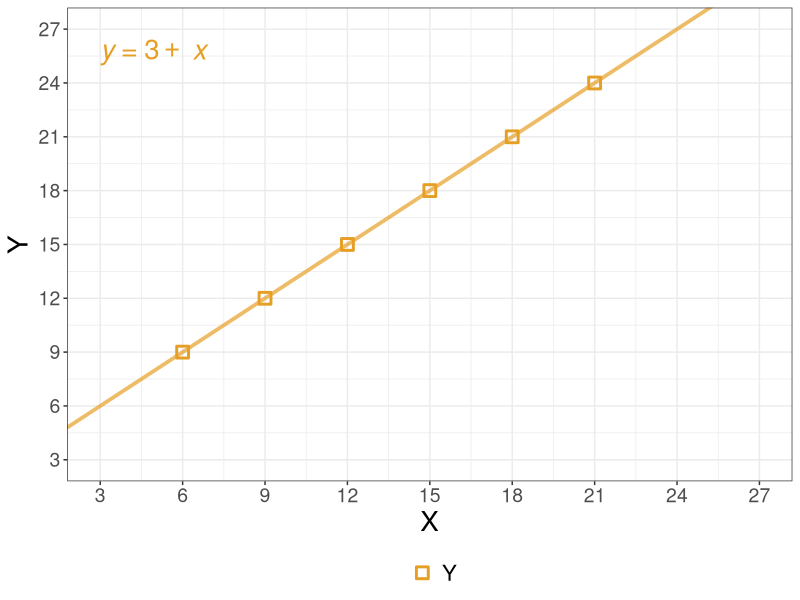
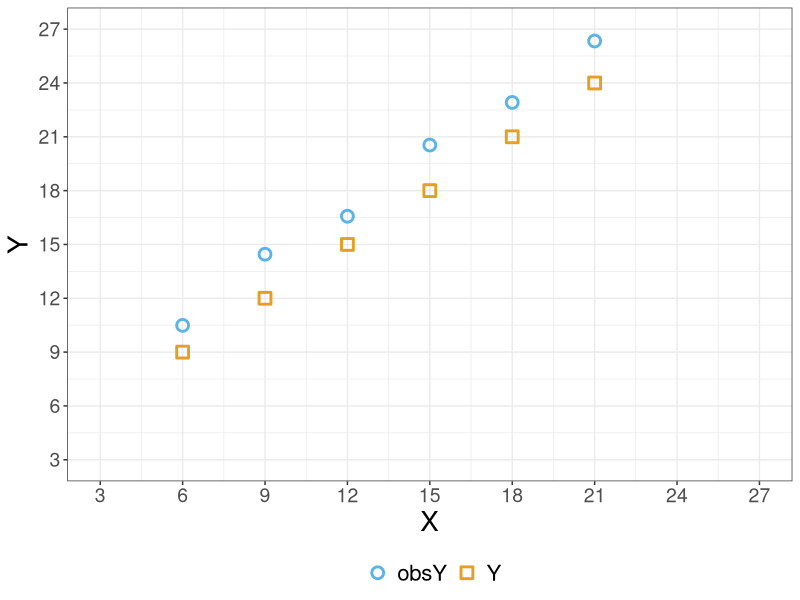
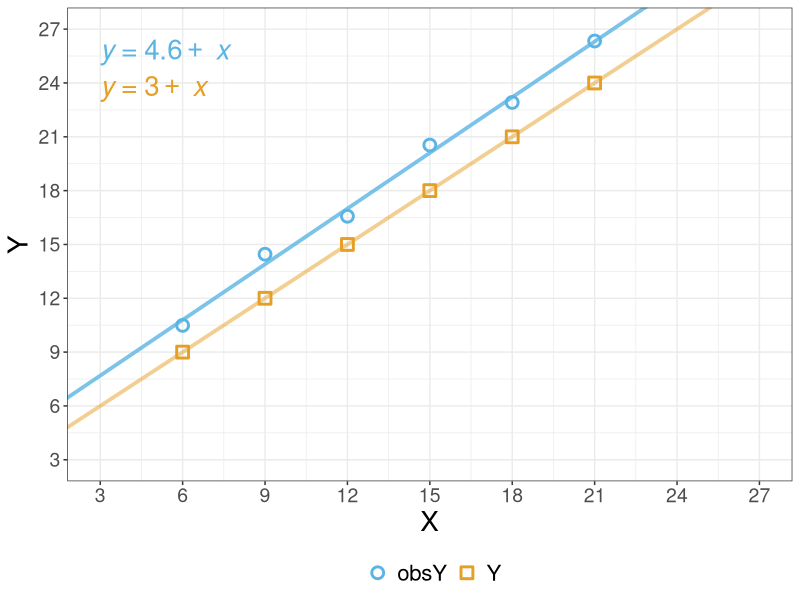
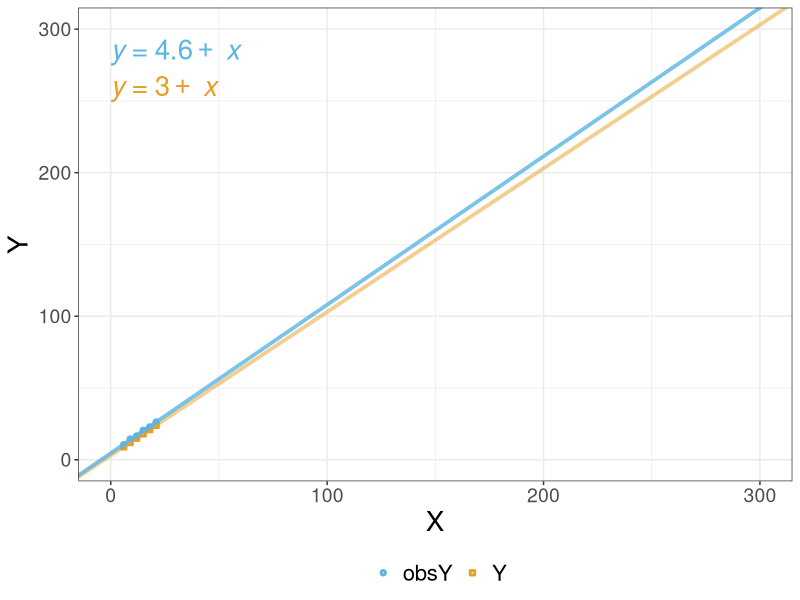

These charts were generated, in order, by the following R code:
## ---- chunk 1
#| output-location: fragment
#| echo: true
#| eval: true
#| code-fold: false
#| code-overflow: wrap

library(tidyverse)

df = tibble(X=as.integer(seq(6, 21, 3)),
		    Y=as.integer(seq(6+3, 21+3, 3)))
print(df)
## ---- chunk 2
#| output-location: fragment
#| echo: true
#| eval: true
#| code-fold: false
#| code-overflow: wrap

# Let's simulate some noise
gaussian_noise = rnorm(n=nrow(df), mean=0, sd=1.5)

# Call it "observed Y"
df$obsY = df$Y + gaussian_noise
print(df)
## ---- chunk 3
library(ggpubr)
g <- ggplot(df %>% 
			gather("y", "pos", -X) %>% 
			filter(y == "Y"),
			aes(x=X, y=pos, color=y, shape=y)) +
	geom_point(size=3, stroke = 1.5) +
	stat_regline_equation(aes(label = ..eq.label..), size=7, color="#E69F25", show.legend =FALSE) +
	theme_bw() +
	theme(legend.position = "bottom",
		  legend.text = element_text(size=16),
	      axis.title.x = element_text(size=20),
		  axis.title.y = element_text(size=20),
		  axis.text.x = element_text(size=14),
		  axis.text.y = element_text(size=14)) +
	scale_shape_manual(name="", values=c("Y"=0, "obsY"=1)) +
	scale_color_manual(name="", values=c("Y"="#E69F25", "obsY"="#5CB4E4")) +
	scale_x_continuous(expression(X), 
					   limits=c(3, 27),
					   breaks=seq(3,27, 3)) +
	scale_y_continuous(expression("Y"), 
					   limits=c(3, 27),
					   breaks=seq(3,27, 3))

coeffs_Y = coefficients(lm(Y ~ X, data=df))
g <- g + geom_abline(intercept=coeffs_Y[1], slope=coeffs_Y[2], size=1.3, color="#E69F25", alpha=0.7)

g
## ---- chunk 4
library(ggpubr)

g <- ggplot(df %>% 
			gather("y", "pos", -X),
			aes(x=X, y=pos, color=y, shape=y)) +
	geom_point(size=3, stroke = 1.5) +
	theme_bw() +
	theme(legend.position = "bottom",
		  legend.text = element_text(size=16),
		  axis.title.x = element_text(size=20),
		  axis.title.y = element_text(size=20),
		  axis.text.x = element_text(size=14),
		  axis.text.y = element_text(size=14)) +
	scale_shape_manual(name="", values=c("Y"=0, "obsY"=1)) +
	scale_color_manual(name="", 
					   values=c("Y"="#E69F25", "obsY"="#5CB4E4")) +
	scale_x_continuous(expression(X), 
					   limits=c(3, 27),
					   breaks=seq(3,27, 3)) +
	scale_y_continuous(expression("Y"), 
					   limits=c(3, 27),
					   breaks=seq(3,27, 3)) 

g
## ---- chunk 5
library(ggpubr)

g <- ggplot(df %>% 
			gather("y", "pos", -X),
			aes(x=X, y=pos, color=y, shape=y)) +
	geom_point(size=3, stroke = 1.5) +
	stat_regline_equation(aes(label = ..eq.label.., color=y), size=7, show.legend =FALSE) +
	theme_bw() +
	theme(legend.position = "bottom",
		  legend.text = element_text(size=16),
		  axis.title.x = element_text(size=20),
		  axis.title.y = element_text(size=20),
		  axis.text.x = element_text(size=14),
		  axis.text.y = element_text(size=14)) +
	scale_shape_manual(name="", values=c("Y"=0, "obsY"=1)) +
	scale_color_manual(name="", 
					   values=c("Y"="#E69F25", "obsY"="#5CB4E4")) +
	scale_x_continuous(expression(X), 
					   limits=c(3, 27),
					   breaks=seq(3,27, 3)) +
	scale_y_continuous(expression("Y"), 
					   limits=c(3, 27),
					   breaks=seq(3,27, 3)) 


coeffs_obsY = coefficients(lm(obsY ~ X, data=df))
g <- g + 
	geom_abline(intercept=coeffs_Y[1], slope=coeffs_Y[2], size=1.3, color="#E69F25", alpha=0.5) +
	geom_abline(intercept=coeffs_obsY[1], slope=coeffs_obsY[2], size=1.3, color="#5CB4E4", alpha=0.8)
g
## ---- chunk 6
library(ggpubr)

g <- ggplot(df %>% 
			gather("y", "pos", -X),
			aes(x=X, y=pos, color=y, shape=y)) +
	geom_point(size=0.5, stroke = 1.5) +
	stat_regline_equation(aes(label = ..eq.label.., color=y), size=7, show.legend =FALSE) +
	theme_bw() +
	theme(legend.position = "bottom",
		  legend.text = element_text(size=16),
		  axis.title.x = element_text(size=20),
		  axis.title.y = element_text(size=20),
		  axis.text.x = element_text(size=14),
		  axis.text.y = element_text(size=14)) +
	scale_shape_manual(name="", values=c("Y"=0, "obsY"=1)) +
	scale_color_manual(name="", 
					   values=c("Y"="#E69F25", "obsY"="#5CB4E4")) +
	scale_x_continuous(expression(X), 
					   limits=c(0, 300)) +
	scale_y_continuous(expression("Y"), 
					   limits=c(0, 300)) 


coeffs_obsY = coefficients(lm(obsY ~ X, data=df))
g <- g + 
	geom_abline(intercept=coeffs_Y[1], slope=coeffs_Y[2], size=1.3, color="#E69F25", alpha=0.5) +
	geom_abline(intercept=coeffs_obsY[1], slope=coeffs_obsY[2], size=1.3, color="#5CB4E4", alpha=0.8)
g
## ---- chunk 7
#| output-location: fragment
#| echo: true
#| eval: true
#| code-fold: false
#| code-overflow: wrap
#| code-line-numbers: "|1|2"

df$error    <- df$Y - df$obsY  # Calculate the error
df$absError <- abs(df$error)   # Ignore the sign of error
df
## ---- chunk 8
#| output-location: fragment
#| echo: true
#| eval: true
#| code-fold: false
#| code-overflow: wrap

mean(df$absError)
